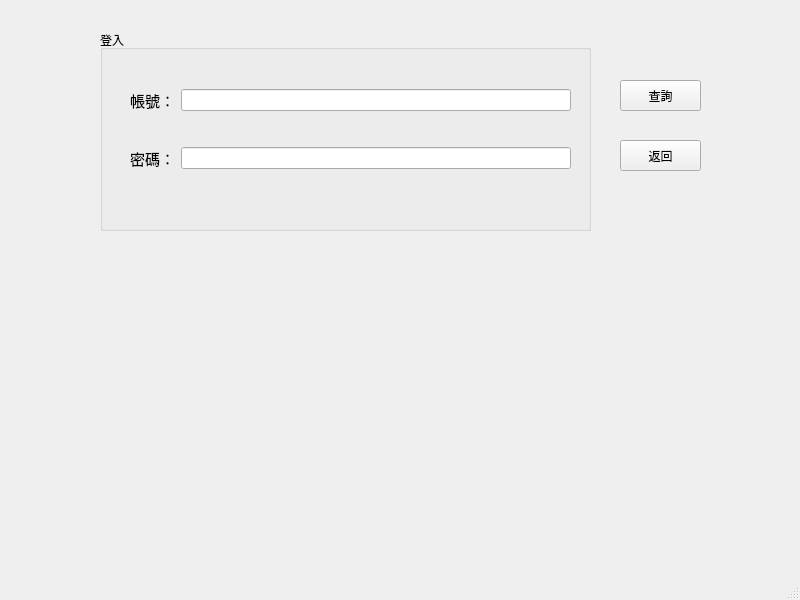
<?xml version="1.0" encoding="UTF-8"?>
<ui version="4.0">
 <class>MainWindow</class>
 <widget class="QMainWindow" name="MainWindow">
  <property name="geometry">
   <rect>
    <x>0</x>
    <y>0</y>
    <width>800</width>
    <height>600</height>
   </rect>
  </property>
  <property name="windowTitle">
   <string>MainWindow</string>
  </property>
  <widget class="QWidget" name="centralwidget">
   <widget class="QPushButton" name="pushButton_3">
    <property name="geometry">
     <rect>
      <x>620</x>
      <y>80</y>
      <width>81</width>
      <height>31</height>
     </rect>
    </property>
    <property name="text">
     <string>查詢</string>
    </property>
   </widget>
   <widget class="QPushButton" name="pushButton_4">
    <property name="geometry">
     <rect>
      <x>620</x>
      <y>140</y>
      <width>81</width>
      <height>31</height>
     </rect>
    </property>
    <property name="text">
     <string>返回</string>
    </property>
   </widget>
   <widget class="QGroupBox" name="groupBox">
    <property name="geometry">
     <rect>
      <x>100</x>
      <y>30</y>
      <width>491</width>
      <height>201</height>
     </rect>
    </property>
    <property name="title">
     <string>登入</string>
    </property>
    <widget class="QWidget" name="gridLayoutWidget">
     <property name="geometry">
      <rect>
       <x>30</x>
       <y>30</y>
       <width>441</width>
       <height>141</height>
      </rect>
     </property>
     <layout class="QGridLayout" name="gridLayout">
      <item row="1" column="0">
       <widget class="QLabel" name="label_2">
        <property name="font">
         <font>
          <pointsize>11</pointsize>
         </font>
        </property>
        <property name="text">
         <string>密碼：</string>
        </property>
       </widget>
      </item>
      <item row="0" column="0">
       <widget class="QLabel" name="label">
        <property name="font">
         <font>
          <pointsize>11</pointsize>
         </font>
        </property>
        <property name="text">
         <string>帳號：</string>
        </property>
       </widget>
      </item>
      <item row="0" column="1">
       <widget class="QLineEdit" name="lineEdit"/>
      </item>
      <item row="1" column="1">
       <widget class="QLineEdit" name="lineEdit_2"/>
      </item>
     </layout>
    </widget>
   </widget>
  </widget>
  <widget class="QMenuBar" name="menubar">
   <property name="geometry">
    <rect>
     <x>0</x>
     <y>0</y>
     <width>800</width>
     <height>21</height>
    </rect>
   </property>
  </widget>
  <widget class="QStatusBar" name="statusbar"/>
 </widget>
 <resources/>
 <connections/>
</ui>
